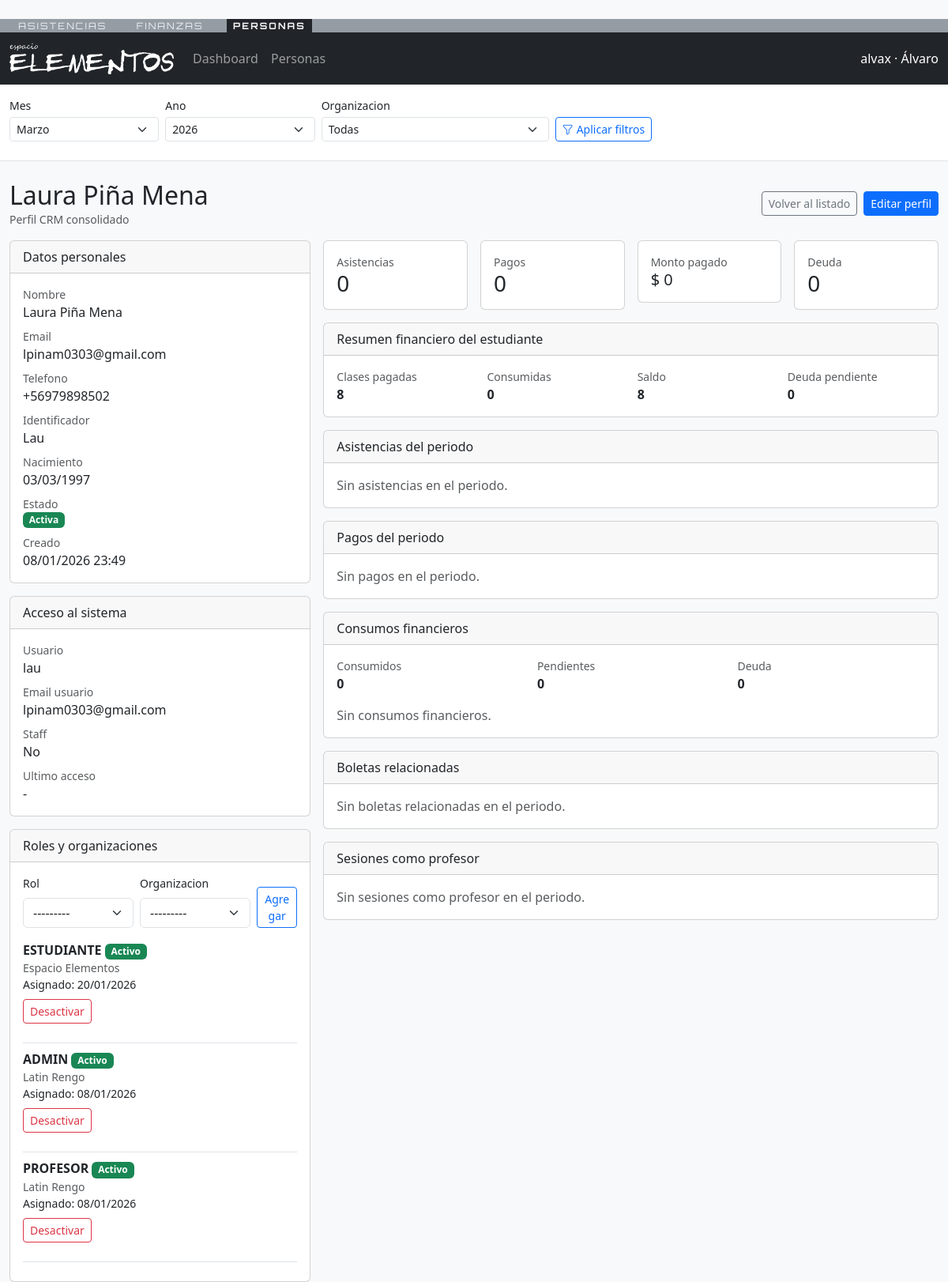
The page /personas/3/?periodo_mes=3&periodo_anio=2026 (signed in) on the database as committed earlier.
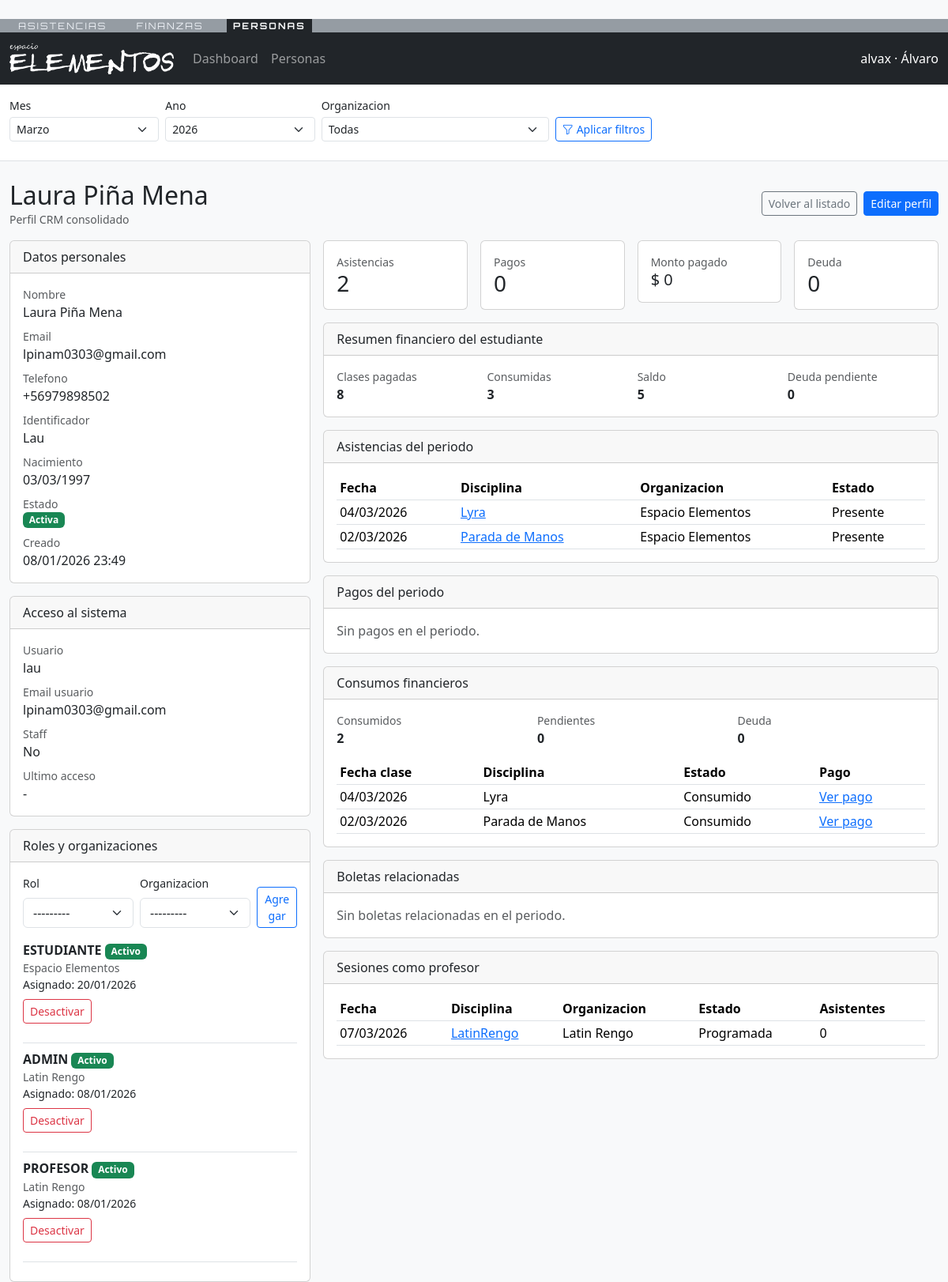
The same page on the database as committed later.
### database/models.py (models this page shows, shortened)
class PersonaRol(models.Model):
    persona = models.ForeignKey(Persona, on_delete=models.CASCADE, related_name="roles")
    rol = models.ForeignKey(Rol, on_delete=models.PROTECT, related_name="personas")
    organizacion = models.ForeignKey(
        Organizacion,
        on_delete=models.CASCADE,
        related_name="persona_roles",
    )
    activo = models.BooleanField(default=True)
    asignado_en = models.DateField(auto_now_add=True)
    class Meta:
        verbose_name = "Rol asignado"
        verbose_name_plural = "Roles por persona"
        unique_together = ("persona", "rol", "organizacion")
        db_table = "cuentas_personarol"

class Rol(models.Model):
    nombre = models.CharField(max_length=100, unique=True)
    codigo = models.SlugField(max_length=50, unique=True)
    descripcion = models.TextField(blank=True)
    creado_en = models.DateTimeField(auto_now_add=True)
    class Meta:
        verbose_name = "Rol"
        verbose_name_plural = "Roles"
        ordering = ["nombre"]
        db_table = "cuentas_rol"
    def __str__(self) -> str:
        return self.nombre

class Organizacion(models.Model):
    nombre = models.CharField(max_length=255)
    razon_social = models.CharField(max_length=255, blank=True)
    rut = models.CharField(max_length=20, unique=True)
    es_exenta_iva = models.BooleanField(
        default=False,
        help_text="Marcar si la organizacion aplica exencion de IVA (Ley 21.622).",
    )
    email_contacto = models.EmailField(blank=True)
    telefono_contacto = models.CharField(max_length=50, blank=True)
    sitio_web = models.URLField(blank=True)
    direccion = models.CharField(max_length=255, blank=True)
    creada_en = models.DateTimeField(auto_now_add=True)
    actualizada_en = models.DateTimeField(auto_now=True)
    class Meta:
        verbose_name = "Organizacion"
        verbose_name_plural = "Organizaciones"
        ordering = ["nombre"]
        db_table = "organizaciones_organizacion"
    def __str__(self) -> str:
        return self.nombre

class Asistencia(models.Model):
    class Estado(models.TextChoices):
        PRESENTE = "presente", "Presente"
        AUSENTE = "ausente", "Ausente"
        JUSTIFICADA = "justificada", "Justificada"
    sesion = models.ForeignKey(
        SesionClase,
        on_delete=models.CASCADE,
        related_name="asistencias",
    )
    persona = models.ForeignKey(
        Persona,
        on_delete=models.CASCADE,
        related_name="asistencias",
    )
    estado = models.CharField(
        max_length=20,
        choices=Estado.choices,
        default=Estado.PRESENTE,
    )
    comentario = models.TextField(blank=True)
    registrada_en = models.DateTimeField(auto_now_add=True)
    class Meta:
        verbose_name = "Asistencia"
        verbose_name_plural = "Asistencias"
        unique_together = ("sesion", "persona")
        ordering = ["-registrada_en"]
        db_table = "asistencias_asistencia"

class SesionClase(models.Model):
    class Estado(models.TextChoices):
        PROGRAMADA = "programada", "Programada"
        COMPLETADA = "completada", "Completada"
        CANCELADA = "cancelada", "Cancelada"
    disciplina = models.ForeignKey(
        Disciplina,
        on_delete=models.CASCADE,
        related_name="sesiones",
    )
    bloque = models.ForeignKey(
        BloqueHorario,
        on_delete=models.SET_NULL,
        related_name="sesiones",
        null=True,
        blank=True,
    )
    profesores = models.ManyToManyField(
        Persona,
        related_name="sesiones_en_equipo",
        blank=True,
        db_table="academia_sesionclase_profesores",
    )
    fecha = models.DateField()
    estado = models.CharField(
        max_length=20,
        choices=Estado.choices,
        default=Estado.PROGRAMADA,
    )
    cupo_maximo = models.PositiveIntegerField(null=True, blank=True)
    notas = models.TextField(blank=True)
    creada_en = models.DateTimeField(auto_now_add=True)
    class Meta:
        verbose_name = "Sesion de clase"
        verbose_name_plural = "Sesiones de clase"
        ordering = ["-fecha"]
        db_table = "academia_sesionclase"
        indexes = [
            models.Index(fields=["fecha", "disciplina"]),
        ]

class Disciplina(models.Model):
    organizacion = models.ForeignKey(
        Organizacion,
        on_delete=models.CASCADE,
        related_name="disciplinas",
    )
    nombre = models.CharField(max_length=150)
    descripcion = models.TextField(blank=True)
    nivel = models.CharField(max_length=100, blank=True)
    activa = models.BooleanField(default=True)
    creada_en = models.DateTimeField(auto_now_add=True)
    class Meta:
        verbose_name = "Disciplina"
        verbose_name_plural = "Disciplinas"
        unique_together = ("organizacion", "nombre", "nivel")
        ordering = ["nombre"]
        db_table = "academia_disciplina"

class TimeStampedModel(models.Model):
    creado_en = models.DateTimeField(auto_now_add=True)
    actualizado_en = models.DateTimeField(auto_now=True)
    class Meta:
        abstract = True

class AttendanceConsumption(TimeStampedModel):
    class Estado(models.TextChoices):
        CONSUMIDO = "consumido", "Consumido"
        PENDIENTE = "pendiente", "Pendiente"
        DEUDA = "deuda", "Deuda"
    asistencia = models.OneToOneField(
        Asistencia,
        on_delete=models.CASCADE,
        related_name="consumo_financiero",
    )
    persona = models.ForeignKey(
        Persona,
        on_delete=models.CASCADE,
        related_name="consumos_asistencia",
    )
    clase_fecha = models.DateField()
    pago = models.ForeignKey(
        Payment,
        on_delete=models.SET_NULL,
        null=True,
        blank=True,
        related_name="consumos",
    )
    estado = models.CharField(max_length=20, choices=Estado.choices, default=Estado.PENDIENTE)
    observaciones = models.TextField(blank=True)
    class Meta:
        app_label = "finanzas"
        verbose_name = "Consumo de asistencia"
        verbose_name_plural = "Consumos de asistencia"
        ordering = ["-clase_fecha", "-id"]
        db_table = "finanzas_attendanceconsumption"
        indexes = [
            models.Index(fields=["persona", "clase_fecha"]),
            models.Index(fields=["estado", "clase_fecha"]),
        ]

### personas/views.py (the view, shortened to what this page needs)
# urls.py: path("personas/<int:pk>/", views.persona_detail, name="persona_detail"),
@role_required(ROLE_ADMIN)
def persona_detail(request, pk):
    context = _base_context(request)
    inicio_periodo, fin_periodo = _periodo(request)
    organizacion = _organizacion_desde_request(request)
    persona = get_object_or_404(
        Persona.objects.select_related("user").prefetch_related(
            Prefetch(
                "roles",
                queryset=PersonaRol.objects.select_related("rol", "organizacion").order_by("organizacion__nombre", "rol__nombre"),
            ),
            Prefetch(
                "asistencias",
                queryset=Asistencia.objects.select_related("sesion__disciplina__organizacion").order_by("-sesion__fecha"),
            ),
            Prefetch(
                "pagos_financieros",
                queryset=Payment.objects.select_related("organizacion", "plan", "boleta").order_by("-fecha_pago", "-id"),
            ),
            Prefetch(
                "consumos_asistencia",
                queryset=AttendanceConsumption.objects.select_related(
                    "asistencia__sesion__disciplina__organizacion",
                    "pago",
                ).order_by("-clase_fecha", "-id"),
            ),
        ),
        pk=pk,
    )
    roles_asignados = list(persona.roles.all())
    asistencias = persona.asistencias.all()
    pagos = persona.pagos_financieros.all()
    consumos = persona.consumos_asistencia.all()
    sesiones_profesor = (
        SesionClase.objects.filter(
            profesores=persona,
            fecha__gte=inicio_periodo,
            fecha__lte=fin_periodo,
        )
        .select_related("disciplina__organizacion")
        .prefetch_related("profesores")
        .order_by("-fecha")
    )
    if organizacion:
        asistencias = asistencias.filter(sesion__disciplina__organizacion=organizacion)
        pagos = pagos.filter(organizacion=organizacion)
        consumos = consumos.filter(asistencia__sesion__disciplina__organizacion=organizacion)
        sesiones_profesor = sesiones_profesor.filter(disciplina__organizacion=organizacion)
    asistencias = asistencias.filter(sesion__fecha__gte=inicio_periodo, sesion__fecha__lte=fin_periodo)
    pagos = pagos.filter(fecha_pago__gte=inicio_periodo, fecha_pago__lte=fin_periodo)
    consumos = consumos.filter(clase_fecha__gte=inicio_periodo, clase_fecha__lte=fin_periodo)
    roles_codigos = {item.rol.codigo for item in roles_asignados if item.activo}
    finanzas_resumen = resumen_financiero_estudiante(persona, organizacion) if "ESTUDIANTE" in roles_codigos else None
    context.update(
        {
            "persona_obj": persona,
            "roles_asignados": roles_asignados,
            "rol_form": PersonaRolCRMForm(prefix="rol"),
            "asistencias": asistencias,
            "pagos": pagos,
            "consumos": consumos,
            "sesiones_profesor": sesiones_profesor,
            "boletas": [pago.boleta for pago in pagos if pago.boleta_id],
            "finanzas_resumen": finanzas_resumen,
            "monto_pagado": pagos.aggregate(total=Sum("monto_total")).get("total") or 0,
            "consumos_consumidos": consumos.filter(estado=AttendanceConsumption.Estado.CONSUMIDO).count(),
            "consumos_pendientes": consumos.filter(estado=AttendanceConsumption.Estado.PENDIENTE).count(),
            "consumos_deuda": consumos.filter(estado=AttendanceConsumption.Estado.DEUDA).count(),
            "roles_codigos": roles_codigos,
        }
    )
    return render(request, "personas/persona_detail.html", context)

### personas/templates/personas/persona_detail.html (shortened to what the changed rows need)
﻿{% extends "personas/base_personas.html" %}
{% load finanzas_format %}
{% block content %}
<div class="mt-4">
  <div class="d-flex justify-content-between align-items-center mb-3">
    <div>
      <h2 class="mb-0">{{ persona_obj }}</h2>
    </div>
  </div>
  <div class="row g-3">
    <div class="col-lg-4">
      <div class="card">
        <div class="card-body">
          {% for item in roles_asignados %}
            <div class="border-bottom pb-2 mb-2">
              <div class="fw-semibold">
                {{ item.rol.nombre }}
                {% if item.activo %}
                <span class="badge text-bg-success">Activo</span>
                {% else %}
                <span class="badge text-bg-secondary">Inactivo</span>
                {% endif %}
              </div>
              <div class="small text-muted">{{ item.organizacion.nombre }}</div>
              <div class="small">Asignado: {{ item.asignado_en|date:"d/m/Y" }}</div>
              <form method="post" class="mt-2">
                {% if item.activo %}
                <button class="btn btn-sm btn-outline-danger" type="submit">Desactivar</button>
                {% else %}
                <button class="btn btn-sm btn-outline-success" type="submit">Activar</button>
                {% endif %}
              </form>
            </div>
          {% empty %}
            <div class="text-muted">Sin roles asignados.</div>
          {% endfor %}
        </div>
      </div>
    </div>
    <div class="col-lg-8">
      <div class="row g-3 mb-3">
        <div class="col-md-3">
          <div class="card"><div class="card-body"><div class="small text-muted">Asistencias</div><div class="h3 mb-0">{{ asistencias|length }}</div></div></div>
        </div>
      </div>
      {% if finanzas_resumen %}
      <div class="card mb-3">
        <div class="card-header">Resumen financiero del estudiante</div>
        <div class="card-body">
          <div class="row g-3">
            <div class="col-md-3"><span class="small text-muted d-block">Clases pagadas</span><strong>{{ finanzas_resumen.clases_pagadas }}</strong></div>
            <div class="col-md-3"><span class="small text-muted d-block">Consumidas</span><strong>{{ finanzas_resumen.clases_consumidas }}</strong></div>
            <div class="col-md-3"><span class="small text-muted d-block">Saldo</span><strong>{{ finanzas_resumen.saldo_clases }}</strong></div>
            <div class="col-md-3"><span class="small text-muted d-block">Deuda pendiente</span><strong>{{ finanzas_resumen.deuda_pendiente }}</strong></div>
          </div>
        </div>
      </div>
      {% endif %}
      <div class="card mb-3">
        <div class="card-body table-responsive">
          {% if asistencias %}
          <table class="table table-sm mb-0">
            <thead><tr><th>Fecha</th><th>Disciplina</th><th>Organizacion</th><th>Estado</th></tr></thead>
            <tbody>
              {% for item in asistencias %}
              <tr>
                <td>{{ item.sesion.fecha|date:"d/m/Y" }}</td>
                <td><a href="{% url 'asistencias:sesion_detail' item.sesion.pk %}">{{ item.sesion.disciplina.nombre }}</a></td>
                <td>{{ item.sesion.disciplina.organizacion.nombre }}</td>
                <td>{{ item.get_estado_display }}</td>
              </tr>
              {% endfor %}
            </tbody>
          </table>
          {% else %}
          <div class="text-muted">Sin asistencias en el periodo.</div>
          {% endif %}
        </div>
      </div>
      <div class="card mb-3">
        <div class="card-body">
          <div class="row g-3 mb-3">
            <div class="col-md-4"><span class="small text-muted d-block">Consumidos</span><strong>{{ consumos_consumidos }}</strong></div>
            <div class="col-md-4"><span class="small text-muted d-block">Pendientes</span><strong>{{ consumos_pendientes }}</strong></div>
            <div class="col-md-4"><span class="small text-muted d-block">Deuda</span><strong>{{ consumos_deuda }}</strong></div>
          </div>
          {% if consumos %}
          <div class="table-responsive">
            <table class="table table-sm mb-0">
              <thead><tr><th>Fecha clase</th><th>Disciplina</th><th>Estado</th><th>Pago</th></tr></thead>
              <tbody>
                {% for item in consumos %}
                <tr>
                  <td>{{ item.clase_fecha|date:"d/m/Y" }}</td>
                  <td>{{ item.asistencia.sesion.disciplina.nombre }}</td>
                  <td>{{ item.get_estado_display }}</td>
                  <td>
                    {% if item.pago_id %}
                      <a href="{% url 'finanzas:pago_detail' item.pago_id %}?periodo_mes={{ periodo_mes }}&periodo_anio={{ periodo_anio }}{% if organizacion_id %}&organizacion={{ organizacion_id }}{% endif %}">Ver pago</a>
                    {% else %}
                      -
                    {% endif %}
                  </td>
                </tr>
                {% endfor %}
              </tbody>
            </table>
          </div>
          {% else %}
          <div class="text-muted">Sin consumos financieros.</div>
          {% endif %}
        </div>
      </div>
      <div class="card">
        <div class="card-body table-responsive">
          {% if sesiones_profesor %}
          <table class="table table-sm mb-0">
            <thead><tr><th>Fecha</th><th>Disciplina</th><th>Organizacion</th><th>Estado</th><th>Asistentes</th></tr></thead>
            <tbody>
              {% for item in sesiones_profesor %}
              <tr>
                <td>{{ item.fecha|date:"d/m/Y" }}</td>
                <td><a href="{% url 'asistencias:sesion_detail' item.pk %}">{{ item.disciplina.nombre }}</a></td>
                <td>{{ item.disciplina.organizacion.nombre }}</td>
                <td>{{ item.get_estado_display }}</td>
                <td>{{ item.asistencias.count }}</td>
              </tr>
              {% endfor %}
            </tbody>
          </table>
          {% else %}
          <div class="text-muted">Sin sesiones como profesor en el periodo.</div>
          {% endif %}
        </div>
      </div>
    </div>
  </div>
</div>
{% endblock %}

Rows that differ between the two databases and show on the page:
added Asistencia: sesion.fecha "04/03/2026", sesion.disciplina.nombre "Lyra", sesion.disciplina.organizacion.nombre "Espacio Elementos", estado "Presente"
added Asistencia: sesion.fecha "02/03/2026", sesion.disciplina.nombre "Parada de Manos", sesion.disciplina.organizacion.nombre "Espacio Elementos", estado "Presente"
added AttendanceConsumption: clase_fecha "04/03/2026", asistencia.sesion.disciplina.nombre "Lyra", estado "Consumido"
added AttendanceConsumption: clase_fecha "02/03/2026", asistencia.sesion.disciplina.nombre "Parada de Manos", estado "Consumido"
added SesionClase: fecha "07/03/2026", disciplina.nombre "LatinRengo", disciplina.organizacion.nombre "Latin Rengo", estado "Programada", asistencias.count "0"
Other text that changed with them:
{{ asistencias|length }}: "0" → "2"
{{ finanzas_resumen.clases_consumidas }}: "0" → "3"
{{ finanzas_resumen.saldo_clases }}: "8" → "5"
{{ consumos_consumidos }}: "0" → "2"
text no longer shown: "Sin asistencias en el periodo. Sin consumos financieros. Sin sesiones como profesor en el periodo."
text now shown: "Fecha Disciplina Organizacion Estado Fecha clase Disciplina Estado Pago Fecha Disciplina Organizacion Estado Asistentes"
